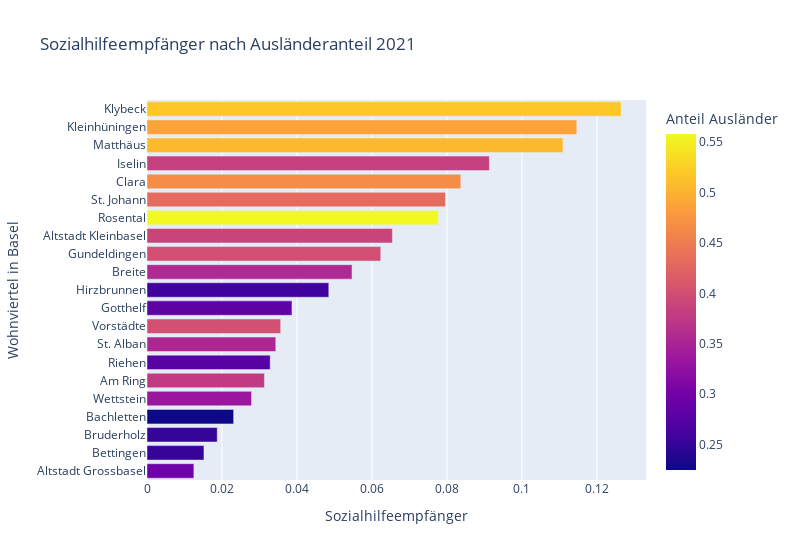

The cell this chart's notebook holds for it:
### Code cell
box2 = px.bar(df, y="Wohnviertel in Basel", x="Sozialhilfeempfänger", color="Anteil Ausländer", orientation="h", template='plotly',
             title="Sozialhilfeempfänger nach Ausländeranteil 2021", width= 800
            )

box2.show()

### Figure 1 — Plotly figure (JSON) as saved in the notebook; plotly's stock layout.template omitted (floating-point values rounded to 4 significant figures)
{"data": [{"alignmentgroup": "True", "hovertemplate": "Sozialhilfeempfänger=%{x}<br>Wohnviertel in Basel=%{y}<br>Anteil Ausländer=%{marker.color}<extra></extra>", "legendgroup": "", "marker": {"color": [0.2956, 0.2523, 0.2504, 0.2248, 0.3341, 0.3775, 0.2766, 0.3542, 0.4019, 0.2829, 0.2587, 0.3563, 0.4003, 0.3882, 0.5582, 0.4317, 0.467, 0.3833, 0.5069, 0.4874, 0.5186], "coloraxis": "coloraxis", "pattern": {"shape": ""}}, "name": "", "offsetgroup": "", "orientation": "h", "showlegend": false, "textposition": "auto", "type": "bar", "x": [0.0125, 0.01519, 0.01874, 0.02311, 0.02789, 0.03132, 0.03286, 0.03435, 0.03565, 0.03866, 0.04849, 0.05469, 0.06234, 0.06545, 0.07769, 0.0796, 0.0837, 0.09133, 0.111, 0.1146, 0.1264], "xaxis": "x", "y": ["Altstadt Grossbasel", "Bettingen", "Bruderholz", "Bachletten", "Wettstein", "Am Ring", "Riehen", "St. Alban", "Vorstädte", "Gotthelf", "Hirzbrunnen", "Breite", "Gundeldingen", "Altstadt Kleinbasel", "Rosental", "St. Johann", "Clara", "Iselin", "Matthäus", "Kleinhüningen", "Klybeck"], "yaxis": "y"}], "layout": {"barmode": "relative", "coloraxis": {"colorbar": {"title": {"text": "Anteil Ausländer"}}, "colorscale": [[0, "#0d0887"], [0.1111, "#46039f"], [0.2222, "#7201a8"], [0.3333, "#9c179e"], [0.4444, "#bd3786"], [0.5556, "#d8576b"], [0.6667, "#ed7953"], [0.7778, "#fb9f3a"], [0.8889, "#fdca26"], [1, "#f0f921"]]}, "legend": {"tracegroupgap": 0}, "title": {"text": "Sozialhilfeempfänger nach Ausländeranteil 2021"}, "width": 800, "xaxis": {"anchor": "y", "domain": [0, 1], "title": {"text": "Sozialhilfeempfänger"}}, "yaxis": {"anchor": "x", "domain": [0, 1], "title": {"text": "Wohnviertel in Basel"}}}}
